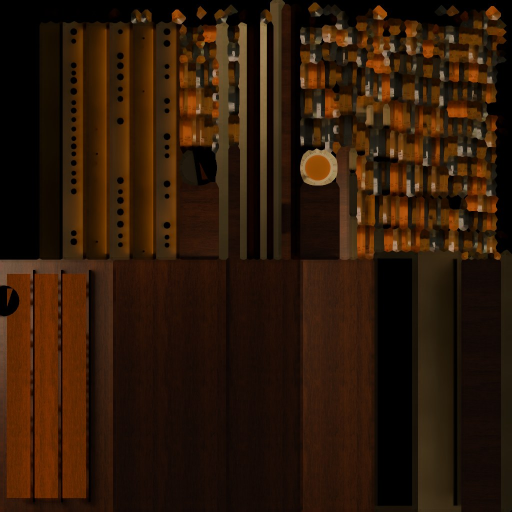
#> input picture assets/builds-opt/cantina_back_bar_atlas.jpg, 1024 x 1024 px (shown at 1/2 size)
$ python -i teal_to_amber.py   (imports and definitions only)
#> lines starting #> are read from the running program, lines starting #| are printed output that depends on the picture
#!/usr/bin/env python3
"""Recolor teal glow to amber inside a binary glTF (.glb) file.

Materials whose names contain "teal" (any case) get
pbrMetallicRoughness.baseColorFactor set to the linear RGBA of #e8a04a,
[0.806952, 0.351533, 0.068478, 1.0]. When emissiveFactor is present, it is
replaced with that same amber RGB scaled so its max channel equals the old
max channel. --rename-material OLD=NEW renames a teal material when its
current name equals OLD.

Embedded PNG/JPEG images (those referenced by a bufferView) are decoded and
any teal pixel — HSV hue 160–200°, saturation > 0.35, value > 0.25 — has its
hue moved to the hue of #e8a04a (~32°). Saturation, value, and alpha stay.
An image is rewritten only when it actually contains teal pixels. Every other
bufferView is copied byte-for-byte. If an image is rewritten, bufferViews are
repacked on 4-byte alignment and buffers[0].byteLength is updated.

Geometry, nodes, joints, skins, animations, material count, and draw count
are not modified. extensionsUsed / extensionsRequired are left in place.
KHR_draco_mesh_compression and KHR_materials_unlit are preserved.

Usage:
  python3 teal_to_amber.py IN.glb OUT.glb [--rename-material OLD=NEW ...] [--dry-run]
"""

from __future__ import annotations

import argparse
import io
import json
import os
import struct
import sys

import numpy as np
from PIL import Image

GLB_MAGIC = 0x46546C67  # b"glTF"
CHUNK_JSON = 0x4E4F534A  # b"JSON"
CHUNK_BIN = 0x004E4942  # b"BIN\0"

# Linear RGBA of #e8a04a. Emissive recolor uses the RGB prefix.
AMBER_RGBA = [0.806952, 0.351533, 0.068478, 1.0]
AMBER_RGB = AMBER_RGBA[:3]


def _die(msg: str, code: int = 1) -> None:
    print(msg, file=sys.stderr)
    raise SystemExit(code)


def rgb_to_hsv(rgb: np.ndarray):
    """rgb float array (..., 3) in 0..1 -> hue in degrees, saturation, value."""
    r, g, b = rgb[..., 0], rgb[..., 1], rgb[..., 2]
    maxc = np.maximum(np.maximum(r, g), b)
    minc = np.minimum(np.minimum(r, g), b)
    delta = maxc - minc
    hue = np.zeros_like(maxc)
    nonzero = delta > 1e-12
    # One sector on ties: r==g==max is yellow (60°), r==b==max is magenta (300°).
    rmax = nonzero & (maxc == r)
    gmax = nonzero & (maxc == g) & ~rmax
    bmax = nonzero & ~rmax & ~gmax
    hue[rmax] = np.mod((g[rmax] - b[rmax]) / delta[rmax], 6.0)
    hue[gmax] = (b[gmax] - r[gmax]) / delta[gmax] + 2.0
    hue[bmax] = (r[bmax] - g[bmax]) / delta[bmax] + 4.0
    hue = hue * 60.0
    sat = np.zeros_like(maxc)
    bright = maxc > 1e-12
    sat[bright] = delta[bright] / maxc[bright]
    return hue, sat, maxc


# [23 lines left out: function hsv_to_rgb, not called in this run]


# Hue of sRGB #e8a04a (not the hue of the linear material factors).
_AMBER_SRGB = np.array([[[0xE8 / 255.0, 0xA0 / 255.0, 0x4A / 255.0]]], dtype=np.float64)
AMBER_HUE = float(rgb_to_hsv(_AMBER_SRGB)[0][0, 0])


def _teal_mask(rgb01: np.ndarray) -> np.ndarray:
    hue, sat, val = rgb_to_hsv(rgb01)
    return (hue >= 160.0) & (hue <= 200.0) & (sat > 0.35) & (val > 0.25)


def _count_teal(rgba_u8: np.ndarray) -> int:
    rgb = rgba_u8[..., :3].astype(np.float64) / 255.0
    return int(_teal_mask(rgb).sum())


# [43 lines left out: functions _sniff_mime, _recolor_image, not called in this run]


def _parse_glb(data: bytes):
    if len(data) < 12:
        _die("not a GLB: file too small")
    magic, version, length = struct.unpack_from("<III", data, 0)
    if magic != GLB_MAGIC:
        _die("not a GLB: bad magic")
    end = length if 12 <= length <= len(data) else len(data)
    offset = 12
    json_payload = None
    bin_payload = None
    extras = []
    while offset + 8 <= end:
        chunk_len, chunk_type = struct.unpack_from("<II", data, offset)
        offset += 8
        if chunk_len < 0 or offset + chunk_len > end:
            _die("truncated GLB chunk")
        payload = data[offset:offset + chunk_len]
        offset += chunk_len
        if chunk_type == CHUNK_JSON and json_payload is None:
            json_payload = payload
        elif chunk_type == CHUNK_BIN and bin_payload is None:
            bin_payload = payload
        else:
            extras.append((chunk_type, payload))
    if json_payload is None:
        _die("GLB has no JSON chunk")
    try:
        gltf = json.loads(json_payload.decode("utf-8"))
    except (UnicodeDecodeError, json.JSONDecodeError) as exc:
        _die(f"invalid GLB JSON: {exc}")
    return version, gltf, bin_payload, extras


# [149 lines left out: functions _view_bytes, _recolor_materials, _recolor_images, _repack_bin, _pad4, _build_glb and 1 more, not called in this run]


def convert(data: bytes, renames: dict | None = None):
    """Recolor one GLB blob. Returns (summary_dict, output_bytes)."""
    version, gltf, bin_payload, extras = _parse_glb(data)
    materials_changed = _recolor_materials(gltf, renames or {})
    images_changed, replacements = _recolor_images(gltf, bin_payload)
    if replacements:
        if bin_payload is None:
            _die("embedded images require a BIN chunk")
        packed = _repack_bin(gltf, bin_payload, replacements)
        output = _build_glb(version, gltf, packed, extras, pad_bin=True)
    else:
        output = _build_glb(version, gltf, bin_payload, extras, pad_bin=False)
    summary = {
        "materials_changed": materials_changed,
        "images_changed": images_changed,
        "input_bytes": len(data),
        "output_bytes": len(output),
    }
    return summary, output


# [24 lines left out: function main, not called in this run]


# [2 lines not run here, left out]

>>> import cv2
>>> picture = cv2.imread('../../builds-opt/cantina_back_bar_atlas.jpg', cv2.IMREAD_GRAYSCALE)
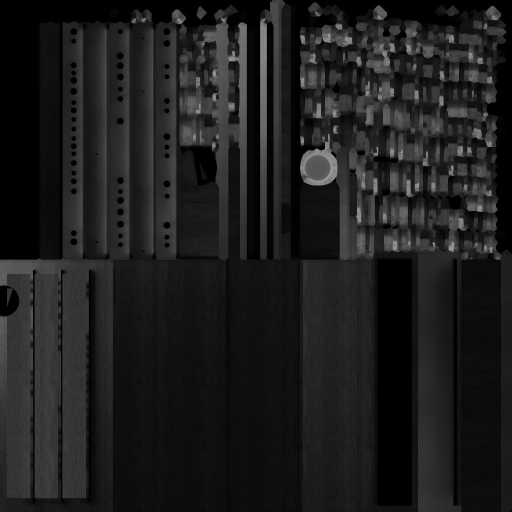
#> picture: shape (1024, 1024) (shown at 1/2 size); min 0, max 170, mean 29.3
>>> result = convert(picture)
#> in _parse_glb, `magic, version, length = struct.unpack_from("<III", data, 0)`: magic = 0
#> (the run stopped early here; a loop or call above may not have finished)

$ run again, on assets/builds-opt/cantina_booth_atlas.jpg
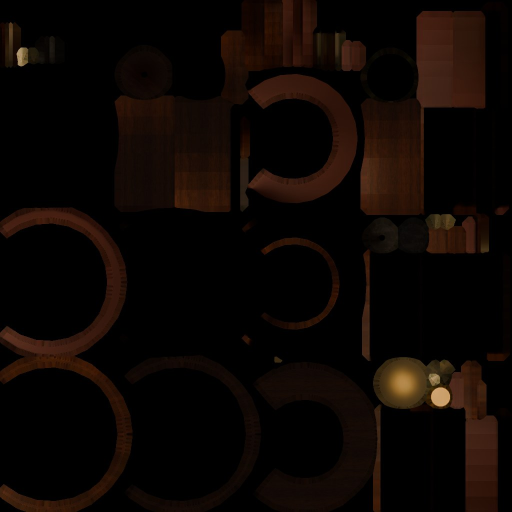
#> input picture assets/builds-opt/cantina_booth_atlas.jpg, 1024 x 1024 px (shown at 1/2 size)
#> `picture = cv2.imread('../../builds-opt/cantina_back_bar_atlas.jpg', cv..`:
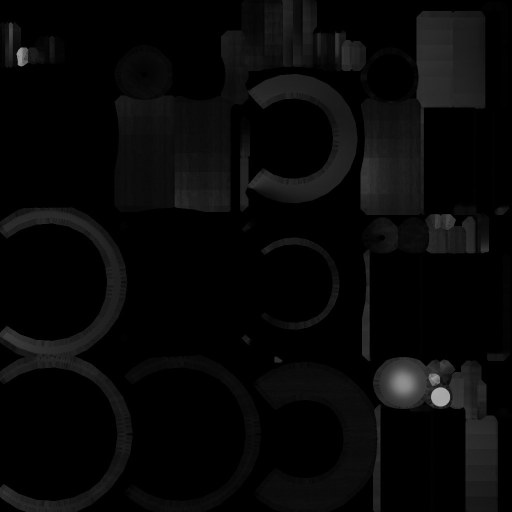
#> picture: shape (1024, 1024) (shown at 1/2 size); min 0, max 183, mean 8.1
#> magic = 0

$ run again, on assets/builds-opt/cantina_dj_booth_atlas.jpg
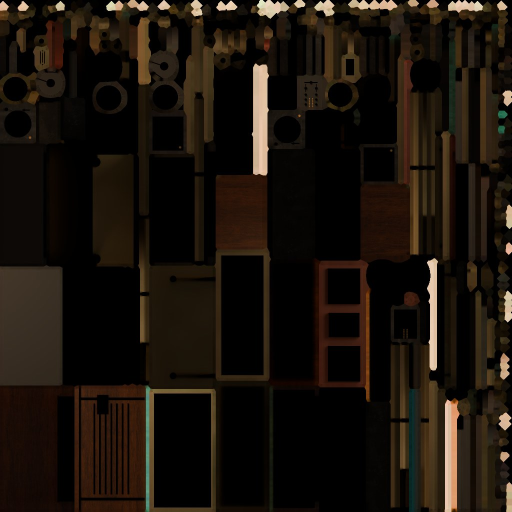
#> input picture assets/builds-opt/cantina_dj_booth_atlas.jpg, 1024 x 1024 px (shown at 1/2 size)
#> `picture = cv2.imread('../../builds-opt/cantina_back_bar_atlas.jpg', cv..`:
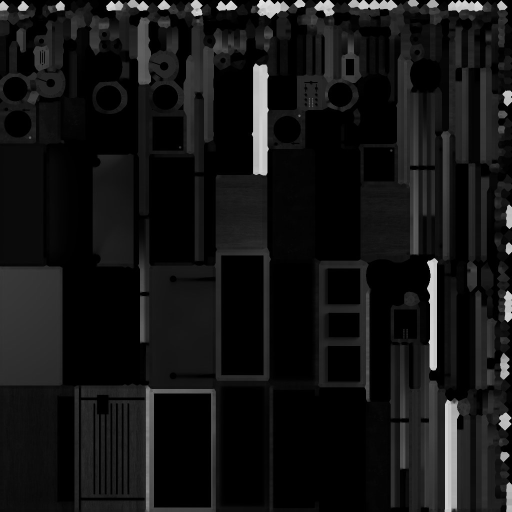
#> picture: shape (1024, 1024) (shown at 1/2 size); min 0, max 238, mean 20.5
#> magic = 117702657; version = 262656; length = 1280

$ run again, on assets/builds-opt/cantina_dj_screen_placeholder.jpg
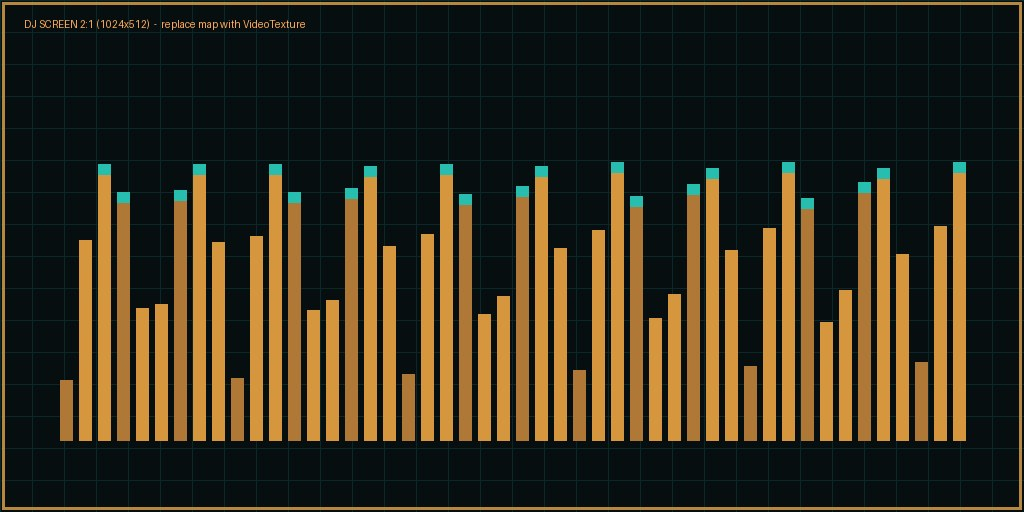
#> input picture assets/builds-opt/cantina_dj_screen_placeholder.jpg, 1024 x 512 px
#> `picture = cv2.imread('../../builds-opt/cantina_back_bar_atlas.jpg', cv..`:
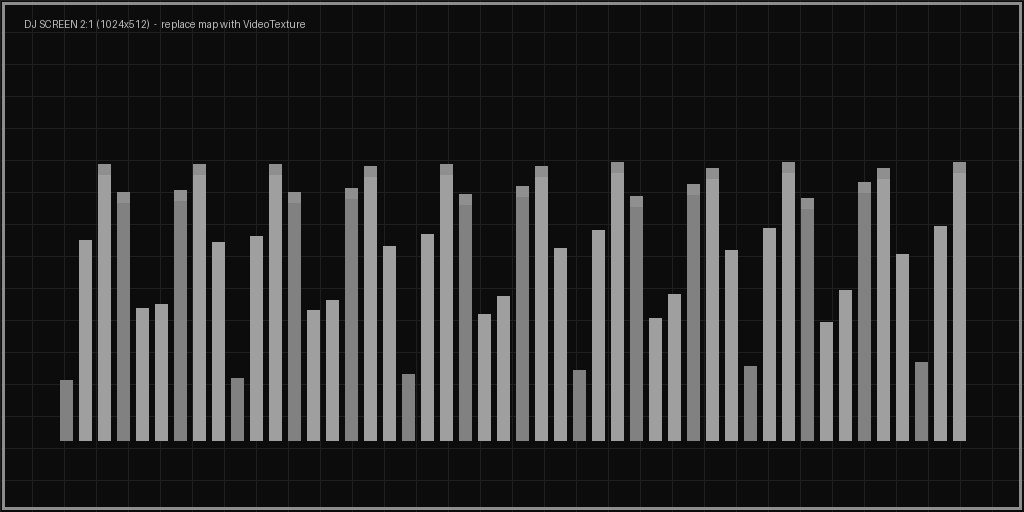
#> picture: shape (512, 1024); min 0, max 193, mean 48
#> magic = 471868956; version = 572333600; length = 522133279
